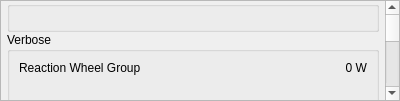
<?xml version='1.0'?>
<ui version="4.0">
 <class>TotalPowerInfo</class>
 <widget class="QDockWidget" name="TotalPowerInfo">
  <property name="geometry">
   <rect>
    <x>0</x>
    <y>0</y>
    <width>400</width>
    <height>101</height>
   </rect>
  </property>
  <property name="minimumSize">
   <size>
    <width>200</width>
    <height>101</height>
   </size>
  </property>
  <property name="contextMenuPolicy">
   <enum>Qt::ActionsContextMenu</enum>
  </property>
  <property name="allowedAreas">
   <set>Qt::RightDockWidgetArea| Qt::LeftDockWidgetArea</set>
  </property>
  <property name="features">
   <set>QDockWidget::NoDockWidgetFeatures</set>
   <set>QDockWidget::DockWidgetMovable</set>
  </property>
  <property name="windowTitle">
   <string>Power Summary</string>
  </property>
  <widget class="QWidget" name="dockWidgetContents">
   <layout class="QVBoxLayout" name="verticalLayout">
    <property name="spacing">
     <number>0</number>
    </property>
    <property name="leftMargin">
     <number>0</number>
    </property>
    <property name="topMargin">
     <number>0</number>
    </property>
    <property name="rightMargin">
     <number>0</number>
    </property>
    <property name="bottomMargin">
     <number>0</number>
    </property>
    <item>
     <widget class="QScrollArea" name="scrollArea">
      <property name="widgetResizable">
       <bool>true</bool>
      </property>
      <widget class="QWidget" name="scrollAreaWidgetContents">
       <property name="geometry">
        <rect>
         <x>0</x>
         <y>0</y>
         <width>398</width>
         <height>87</height>
        </rect>
       </property>
       <layout class="QVBoxLayout" name="verticalLayout_2">
        <property name="spacing">
         <number>0</number>
        </property>
        <property name="leftMargin">
         <number>6</number>
        </property>
        <property name="topMargin">
         <number>0</number>
        </property>
        <property name="rightMargin">
         <number>6</number>
        </property>
        <property name="bottomMargin">
         <number>6</number>
        </property>
        <item>
         <widget class="QGroupBox" name="totalPowerGroup">
          <layout class="QVBoxLayout" name="totPowerLayout">
          </layout>
         </widget>
        </item>
        <item>
        <widget class="QGroupBox" name="verboseGroup">
         <property name="title">
          <string>Verbose</string>
         </property>
          <layout class = "QGridLayout" name="infoGrid">
           <item row="0" column="0">
            <widget class="QLabel" name="rwLabel">
             <property name="text">
              <string>Reaction Wheel Group</string>
             </property>
             <property name="alignment">
              <set>Qt::AlignLeft</set>
             </property>
            </widget>
           </item>
           <item row="0" column="1">
            <widget class="QLabel" name="rwPower">
             <property name="text">
              <string> 0 W</string>
             </property>
             <property name="alignment">
              <set>Qt::AlignRight</set>
             </property>
            </widget>
           </item>
        <item row="1" column="0">
        <widget class="QLabel" name="rwSubLabel_1">
        <property name="alignment">
        <set>Qt::AlignLeft</set>
        </property>
        </widget>
        </item>
        <item row="1" column="1">
        <widget class="QLabel" name="rwSubPower_1">
        <property name="alignment">
        <set>Qt::AlignRight</set>
        </property>
        </widget>
        </item>
        <item row="2" column="0">
        <widget class="QLabel" name="rwSubLabel_2">
        <property name="alignment">
        <set>Qt::AlignLeft</set>
        </property>
        </widget>
        </item>
        <item row="2" column="1">
        <widget class="QLabel" name="rwSubPower_2">
        <property name="alignment">
        <set>Qt::AlignRight</set>
        </property>
        </widget>
        </item>
        <item row="3" column="0">
        <widget class="QLabel" name="rwSubLabel_3">
        <property name="alignment">
        <set>Qt::AlignLeft</set>
        </property>
        </widget>
        </item>
        <item row="3" column="1">
        <widget class="QLabel" name="rwSubPower_3">
        <property name="alignment">
        <set>Qt::AlignRight</set>
        </property>
        </widget>
        </item>
        <item row="4" column="0">
        <widget class="QLabel" name="blank"/>
        </item>
        <item row="5" column="0">
        <widget class="QLabel" name="trLabel">
        <property name="text">
        <string>Torque Rods Group</string>
        </property>
        <property name="alignment">
        <set>Qt::AlignLeft</set>
        </property>
        </widget>
        </item>
        <item row="5" column="1">
        <widget class="QLabel" name="trPower">
        <property name="text">
        <string> 0 W</string>
        </property>
        <property name="alignment">
        <set>Qt::AlignRight</set>
        </property>
        </widget>
        </item>
        <item row="6" column="0">
        <widget class="QLabel" name="blank"/>
        </item>
        <item row="7" column="0">
        <widget class="QLabel" name="stLabel">
        <property name="text">
        <string>Star Tracker</string>
        </property>
        <property name="alignment">
        <set>Qt::AlignLeft</set>
        </property>
        </widget>
        </item>
        <item row="7" column="1">
        <widget class="QLabel" name="stPower">
        <property name="text">
        <string> 0 W</string>
        </property>
        <property name="alignment">
        <set>Qt::AlignRight</set>
        </property>
        </widget>
        </item>
        </layout>
        </widget>
        </item>
        <item>
         <widget class="QGroupBox" name="chartGroup">
          <property name="title">
           <string>Distribution Bar</string>
          </property>
          <layout class="QVBoxLayout" name="pieChartLayout">
          </layout>
         </widget>
        </item>
        <item>
         <spacer name="verticalSpacer">
          <property name="orientation">
           <enum>Qt::Vertical</enum>
          </property>
          <property name="sizeHint" stdset="0">
           <size>
            <width>20</width>
            <height>40</height>
           </size>
          </property>
         </spacer>
        </item>
       </layout>
      </widget>
     </widget>
    </item>
   </layout>
  </widget>
  <action name="actionTotalPower">
   <property name="checkable">
    <bool>true</bool>
   </property>
   <property name="checked">
    <bool>true</bool>
   </property>
   <property name="text">
    <string>Total Power</string>
   </property>
  </action>
  <action name="actionVerbose_DisplayNew">
   <property name="checkable">
    <bool>true</bool>
   </property>
   <property name="checked">
    <bool>true</bool>
   </property>
   <property name="text">
    <string>Verbose</string>
   </property>
  </action>
  <action name="actionPieChart">
   <property name="checkable">
    <bool>true</bool>
   </property>
   <property name="checked">
    <bool>true</bool>
   </property>
   <property name="text">
    <string>Distribution Bar</string>
   </property>
  </action>
 </widget>
 <resources/>
 <connections>
  <connection>
   <sender>actionTotalPower</sender>
   <signal>toggled(bool)</signal>
   <receiver>totalPowerGroup</receiver>
   <slot>setVisible(bool)</slot>
  </connection>
  <connection>
   <sender>actionPieChart</sender>
   <signal>toggled(bool)</signal>
   <receiver>chartGroup</receiver>
   <slot>setVisible(bool)</slot>
  </connection>
  <connection>
   <sender>actionVerbose_DisplayNew</sender>
   <signal>toggled(bool)</signal>
   <receiver>verboseGroup</receiver>
   <slot>setVisible(bool)</slot>
  </connection>
 </connections>
</ui>
